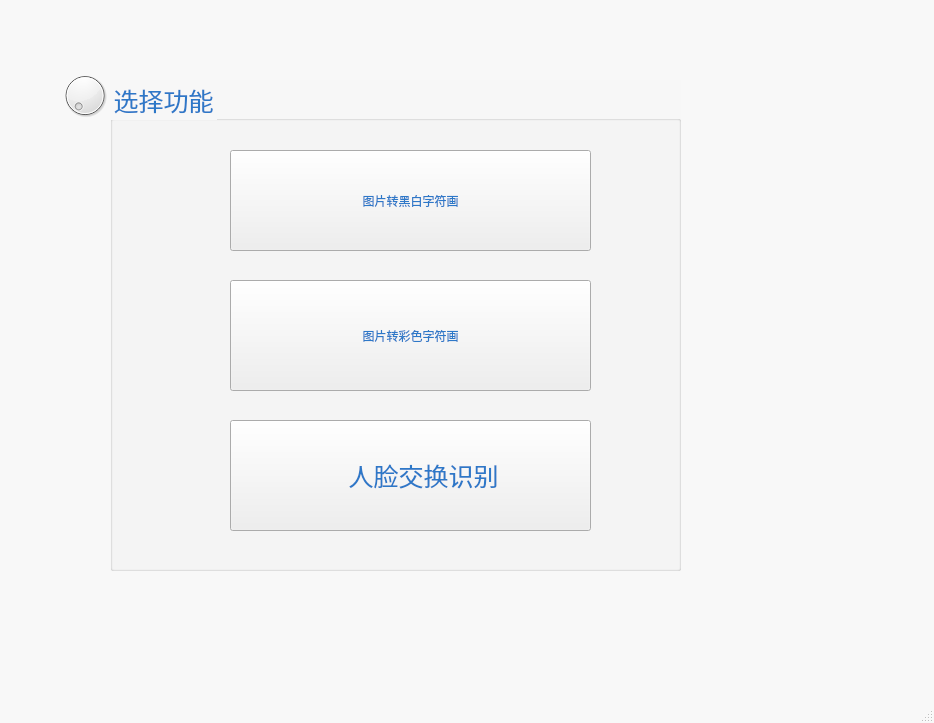
<?xml version="1.0" encoding="UTF-8"?>
<ui version="4.0">
 <class>MainWindow</class>
 <widget class="QMainWindow" name="MainWindow">
  <property name="geometry">
   <rect>
    <x>0</x>
    <y>0</y>
    <width>934</width>
    <height>723</height>
   </rect>
  </property>
  <property name="palette">
   <palette>
    <active>
     <colorrole role="Base">
      <brush brushstyle="SolidPattern">
       <color alpha="255">
        <red>255</red>
        <green>255</green>
        <blue>255</blue>
       </color>
      </brush>
     </colorrole>
     <colorrole role="Window">
      <brush brushstyle="SolidPattern">
       <color alpha="255">
        <red>248</red>
        <green>248</green>
        <blue>248</blue>
       </color>
      </brush>
     </colorrole>
    </active>
    <inactive>
     <colorrole role="Base">
      <brush brushstyle="SolidPattern">
       <color alpha="255">
        <red>255</red>
        <green>255</green>
        <blue>255</blue>
       </color>
      </brush>
     </colorrole>
     <colorrole role="Window">
      <brush brushstyle="SolidPattern">
       <color alpha="255">
        <red>248</red>
        <green>248</green>
        <blue>248</blue>
       </color>
      </brush>
     </colorrole>
    </inactive>
    <disabled>
     <colorrole role="Base">
      <brush brushstyle="SolidPattern">
       <color alpha="255">
        <red>248</red>
        <green>248</green>
        <blue>248</blue>
       </color>
      </brush>
     </colorrole>
     <colorrole role="Window">
      <brush brushstyle="SolidPattern">
       <color alpha="255">
        <red>248</red>
        <green>248</green>
        <blue>248</blue>
       </color>
      </brush>
     </colorrole>
    </disabled>
   </palette>
  </property>
  <property name="windowTitle">
   <string>MainWindow</string>
  </property>
  <property name="iconSize">
   <size>
    <width>100</width>
    <height>100</height>
   </size>
  </property>
  <widget class="QWidget" name="centralwidget">
   <widget class="QGroupBox" name="groupBox">
    <property name="geometry">
     <rect>
      <x>110</x>
      <y>80</y>
      <width>571</width>
      <height>491</height>
     </rect>
    </property>
    <property name="palette">
     <palette>
      <active>
       <colorrole role="WindowText">
        <brush brushstyle="SolidPattern">
         <color alpha="255">
          <red>45</red>
          <green>120</green>
          <blue>200</blue>
         </color>
        </brush>
       </colorrole>
       <colorrole role="Midlight">
        <brush brushstyle="SolidPattern">
         <color alpha="255">
          <red>16</red>
          <green>113</green>
          <blue>184</blue>
         </color>
        </brush>
       </colorrole>
       <colorrole role="Dark">
        <brush brushstyle="SolidPattern">
         <color alpha="255">
          <red>16</red>
          <green>113</green>
          <blue>184</blue>
         </color>
        </brush>
       </colorrole>
       <colorrole role="Mid">
        <brush brushstyle="SolidPattern">
         <color alpha="255">
          <red>16</red>
          <green>113</green>
          <blue>184</blue>
         </color>
        </brush>
       </colorrole>
       <colorrole role="Text">
        <brush brushstyle="SolidPattern">
         <color alpha="255">
          <red>45</red>
          <green>120</green>
          <blue>200</blue>
         </color>
        </brush>
       </colorrole>
       <colorrole role="BrightText">
        <brush brushstyle="SolidPattern">
         <color alpha="255">
          <red>16</red>
          <green>113</green>
          <blue>184</blue>
         </color>
        </brush>
       </colorrole>
       <colorrole role="ButtonText">
        <brush brushstyle="SolidPattern">
         <color alpha="255">
          <red>45</red>
          <green>120</green>
          <blue>200</blue>
         </color>
        </brush>
       </colorrole>
       <colorrole role="Base">
        <brush brushstyle="SolidPattern">
         <color alpha="255">
          <red>85</red>
          <green>170</green>
          <blue>255</blue>
         </color>
        </brush>
       </colorrole>
       <colorrole role="Window">
        <brush brushstyle="SolidPattern">
         <color alpha="255">
          <red>247</red>
          <green>247</green>
          <blue>247</blue>
         </color>
        </brush>
       </colorrole>
      </active>
      <inactive>
       <colorrole role="WindowText">
        <brush brushstyle="SolidPattern">
         <color alpha="255">
          <red>45</red>
          <green>120</green>
          <blue>200</blue>
         </color>
        </brush>
       </colorrole>
       <colorrole role="Midlight">
        <brush brushstyle="SolidPattern">
         <color alpha="255">
          <red>16</red>
          <green>113</green>
          <blue>184</blue>
         </color>
        </brush>
       </colorrole>
       <colorrole role="Dark">
        <brush brushstyle="SolidPattern">
         <color alpha="255">
          <red>16</red>
          <green>113</green>
          <blue>184</blue>
         </color>
        </brush>
       </colorrole>
       <colorrole role="Mid">
        <brush brushstyle="SolidPattern">
         <color alpha="255">
          <red>16</red>
          <green>113</green>
          <blue>184</blue>
         </color>
        </brush>
       </colorrole>
       <colorrole role="Text">
        <brush brushstyle="SolidPattern">
         <color alpha="255">
          <red>45</red>
          <green>120</green>
          <blue>200</blue>
         </color>
        </brush>
       </colorrole>
       <colorrole role="BrightText">
        <brush brushstyle="SolidPattern">
         <color alpha="255">
          <red>16</red>
          <green>113</green>
          <blue>184</blue>
         </color>
        </brush>
       </colorrole>
       <colorrole role="ButtonText">
        <brush brushstyle="SolidPattern">
         <color alpha="255">
          <red>45</red>
          <green>120</green>
          <blue>200</blue>
         </color>
        </brush>
       </colorrole>
       <colorrole role="Base">
        <brush brushstyle="SolidPattern">
         <color alpha="255">
          <red>85</red>
          <green>170</green>
          <blue>255</blue>
         </color>
        </brush>
       </colorrole>
       <colorrole role="Window">
        <brush brushstyle="SolidPattern">
         <color alpha="255">
          <red>247</red>
          <green>247</green>
          <blue>247</blue>
         </color>
        </brush>
       </colorrole>
      </inactive>
      <disabled>
       <colorrole role="WindowText">
        <brush brushstyle="SolidPattern">
         <color alpha="255">
          <red>16</red>
          <green>113</green>
          <blue>184</blue>
         </color>
        </brush>
       </colorrole>
       <colorrole role="Midlight">
        <brush brushstyle="SolidPattern">
         <color alpha="255">
          <red>16</red>
          <green>113</green>
          <blue>184</blue>
         </color>
        </brush>
       </colorrole>
       <colorrole role="Dark">
        <brush brushstyle="SolidPattern">
         <color alpha="255">
          <red>16</red>
          <green>113</green>
          <blue>184</blue>
         </color>
        </brush>
       </colorrole>
       <colorrole role="Mid">
        <brush brushstyle="SolidPattern">
         <color alpha="255">
          <red>16</red>
          <green>113</green>
          <blue>184</blue>
         </color>
        </brush>
       </colorrole>
       <colorrole role="Text">
        <brush brushstyle="SolidPattern">
         <color alpha="255">
          <red>16</red>
          <green>113</green>
          <blue>184</blue>
         </color>
        </brush>
       </colorrole>
       <colorrole role="BrightText">
        <brush brushstyle="SolidPattern">
         <color alpha="255">
          <red>16</red>
          <green>113</green>
          <blue>184</blue>
         </color>
        </brush>
       </colorrole>
       <colorrole role="ButtonText">
        <brush brushstyle="SolidPattern">
         <color alpha="255">
          <red>16</red>
          <green>113</green>
          <blue>184</blue>
         </color>
        </brush>
       </colorrole>
       <colorrole role="Base">
        <brush brushstyle="SolidPattern">
         <color alpha="255">
          <red>247</red>
          <green>247</green>
          <blue>247</blue>
         </color>
        </brush>
       </colorrole>
       <colorrole role="Window">
        <brush brushstyle="SolidPattern">
         <color alpha="255">
          <red>247</red>
          <green>247</green>
          <blue>247</blue>
         </color>
        </brush>
       </colorrole>
      </disabled>
     </palette>
    </property>
    <property name="font">
     <font>
      <family>楷体</family>
      <pointsize>19</pointsize>
      <weight>50</weight>
      <italic>false</italic>
      <bold>false</bold>
     </font>
    </property>
    <property name="mouseTracking">
     <bool>false</bool>
    </property>
    <property name="autoFillBackground">
     <bool>true</bool>
    </property>
    <property name="styleSheet">
     <string notr="true">font: 19pt &quot;楷体&quot;;color:rgb(45, 120, 200)</string>
    </property>
    <property name="title">
     <string>选择功能</string>
    </property>
    <property name="flat">
     <bool>true</bool>
    </property>
    <widget class="QPushButton" name="pushButton">
     <property name="geometry">
      <rect>
       <x>120</x>
       <y>70</y>
       <width>361</width>
       <height>101</height>
      </rect>
     </property>
     <property name="text">
      <string>图片转黑白字符画</string>
     </property>
     <property name="icon">
      <iconset>
       <normaloff>../../4.png</normaloff>../../4.png</iconset>
     </property>
     <property name="iconSize">
      <size>
       <width>67</width>
       <height>67</height>
      </size>
     </property>
     <property name="checkable">
      <bool>false</bool>
     </property>
     <property name="autoRepeatDelay">
      <number>300</number>
     </property>
    </widget>
    <widget class="QPushButton" name="pushButton_2">
     <property name="geometry">
      <rect>
       <x>120</x>
       <y>200</y>
       <width>361</width>
       <height>111</height>
      </rect>
     </property>
     <property name="text">
      <string>图片转彩色字符画</string>
     </property>
     <property name="icon">
      <iconset>
       <normaloff>../../5.png</normaloff>../../5.png</iconset>
     </property>
     <property name="iconSize">
      <size>
       <width>67</width>
       <height>67</height>
      </size>
     </property>
     <property name="checkable">
      <bool>true</bool>
     </property>
    </widget>
    <widget class="QPushButton" name="pushButton_3">
     <property name="geometry">
      <rect>
       <x>120</x>
       <y>340</y>
       <width>361</width>
       <height>111</height>
      </rect>
     </property>
     <property name="font">
      <font>
       <family>楷体</family>
       <pointsize>19</pointsize>
       <weight>50</weight>
       <italic>false</italic>
       <bold>false</bold>
      </font>
     </property>
     <property name="text">
      <string>    人脸交换识别</string>
     </property>
     <property name="icon">
      <iconset>
       <normaloff>../../6.png</normaloff>../../6.png</iconset>
     </property>
     <property name="iconSize">
      <size>
       <width>67</width>
       <height>67</height>
      </size>
     </property>
    </widget>
   </widget>
   <widget class="QDial" name="dial">
    <property name="geometry">
     <rect>
      <x>60</x>
      <y>60</y>
      <width>50</width>
      <height>71</height>
     </rect>
    </property>
   </widget>
  </widget>
  <widget class="QStatusBar" name="statusbar"/>
 </widget>
 <resources/>
 <connections>
  <connection>
   <sender>pushButton</sender>
   <signal>clicked()</signal>
   <receiver>MainWindow</receiver>
   <slot>Showaction1()</slot>
   <hints>
    <hint type="sourcelabel">
     <x>108</x>
     <y>152</y>
    </hint>
    <hint type="destinationlabel">
     <x>350</x>
     <y>158</y>
    </hint>
   </hints>
  </connection>
  <connection>
   <sender>pushButton_2</sender>
   <signal>clicked()</signal>
   <receiver>MainWindow</receiver>
   <slot>Showaction2()</slot>
   <hints>
    <hint type="sourcelabel">
     <x>175</x>
     <y>200</y>
    </hint>
    <hint type="destinationlabel">
     <x>347</x>
     <y>203</y>
    </hint>
   </hints>
  </connection>
  <connection>
   <sender>pushButton_3</sender>
   <signal>clicked()</signal>
   <receiver>MainWindow</receiver>
   <slot>Showaction3()</slot>
   <hints>
    <hint type="sourcelabel">
     <x>203</x>
     <y>246</y>
    </hint>
    <hint type="destinationlabel">
     <x>345</x>
     <y>253</y>
    </hint>
   </hints>
  </connection>
 </connections>
 <slots>
  <slot>Showaction1()</slot>
  <slot>Showaction2()</slot>
  <slot>Showaction3()</slot>
 </slots>
</ui>
